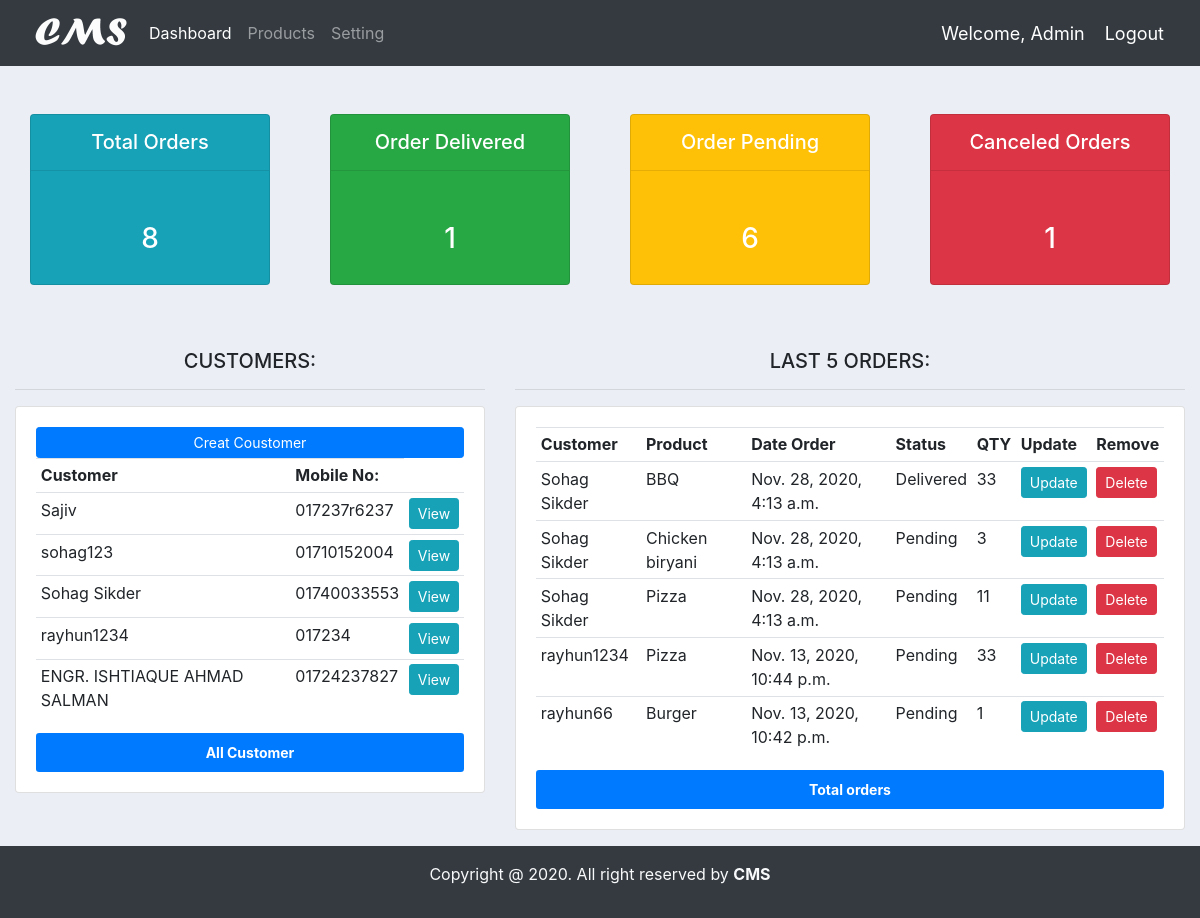
The app's page / (signed in) with its own data.
### accounts/models.py (models this page shows, shortened)
class Customer(models.Model):
    user = models.OneToOneField(User, null=True, blank=True, on_delete=models.CASCADE)
    name = models.CharField(max_length=200, null=True)
    phone = models.CharField(max_length=200, null=True)
    email = models.CharField(max_length=200, null=True)
    profile_pic = models.ImageField(default="demo.jpg", null=True, blank=True)
    date_created = models.DateTimeField(auto_now_add=True, null=True)
    def __str__(self):
        return str(self.name)

class Order(models.Model):
    STATUS = (
        ('Pending','Pending'),
        ('Canceled Order','Canceled Order'),
        ('Delivered','Delivered')
        )
    customer = models.ForeignKey(Customer, null=True, on_delete=models.SET_NULL)
    Product = models.ForeignKey(Product, null=True, on_delete=models.SET_NULL)
    date_created = models.DateTimeField(auto_now_add=True, null=True)
    statur = models.CharField(max_length=200, null=True, choices=STATUS)
    note = models.CharField(max_length=200, null=True)
    order_content = models.DecimalField(max_digits= 10000, null=True, decimal_places=0)

class Product(models.Model):
    CATAGORY = (
        ('Indoor','Indoor'),
        ('Out Door','Out Door'),
    )
    name = models.CharField(max_length=200, null=True)
    price = models.FloatField(null=True)
    catagory = models.CharField(max_length=200, null=True, choices=CATAGORY)
    descriprion = models.CharField(max_length=500 ,null=True, blank=True)
    data_created = models.DateTimeField(auto_now_add=True)
    tags = models.ManyToManyField(Tag)
    def __str__(self):
        return str(self.name)

### accounts/decorators.py (the view)
    def wrapper_func(request, *args, **kwargs):
        group = None
        if request.user.groups.exists():
            group = request.user.groups.all()[0].name
        if group == 'customer':
            return redirect('user_profile')
        elif group == 'admin':
            return view_func(request, *args, **kwargs)
        else:
            context = {}
            return render(request, 'accounts/customer_not_auth.html', context)

### accounts/views.py (called while the page is built)
@login_required(login_url='login')
@admin_only
def home(request):
    orders = Order.objects.all()
    last_five = orders.order_by('-date_created')[0:5]
    customers = Customer.objects.all()
    last_five_customer = customers.order_by('-date_created')[:5]
    total_orders = orders.count()
    order_delivered = orders.filter(statur='Delivered').count()
    order_pending = orders.filter(statur='Pending').count()
    order_cancels = orders.filter(statur='Canceled Order').count()
    context = {
        'last_five':last_five,
        'last_five_customer':last_five_customer,
        'total_orders':total_orders,
        'order_delivered':order_delivered,
        'order_pending':order_pending,
        'order_cancels':order_cancels
    }
    return render(request, 'accounts/dashbord.html',context)

### accounts/templates/accounts/dashbord.html
{% extends 'accounts/main.html' %}
{% block content %}
<div class="container-fluid">
    {% include 'accounts/status.html' %}
    <div class="row">
        <div class="col-md-5">
            <h5 class="text-center">CUSTOMERS:</h5>
            <hr>
            <div class="card card-body">
                <a class="btn btn-primary btn-sm btn-block" href="{% url 'create_customer' %}">Creat Coustomer</a>
                <table class="table table-sm">
                    <tr>
                        <th>Customer</th>
                        <th>Mobile No:</th>
                    </tr>
                    {% for customer in last_five_customer %}
                    <tr>
                        <td>{{ customer.name }}</td>
                        <td>{{ customer.phone }}</td>
                        <td><a class="btn btn-sm btn-info" href="{% url 'customer' customer.pk %}">View</a></td>
                    </tr>
                    {% endfor %}
                </table>
                <div class="see_all">
                    <a href="{% url 'customer_list_all' %}" class="bg-primary p-2 text-white btn btn-sm w-100">
                        <strong>All Customer</strong>
                    </a>
                </div>
            </div>
        </div>
        <div class="col-md-7">
            <h5 class="text-center">LAST 5 ORDERS:</h5>
            <hr>
            <div class="card card-body">
                <table class="table table-sm">
                    <tr>
                        <th>Customer</th>
                        <th>Product</th>
                        <th>Date Order</th>
                        <th>Status</th>
                        <th>QTY</th>
                        <th>Update</th>
                        <th>Remove</th>
                    </tr>
                    {% for order in last_five %}
                    <tr>
                        <td>{{ order.customer }}</td>
                        <td>{{ order.Product }}</td>
                        <td>{{ order.date_created }}</td>
                        <td>{{ order.statur }}</td>
                        <td>{{ order.order_content }}</td>
                        <td><a class="btn btn-sm btn-info" href="{% url 'update_order' order.pk %}">Update</a></td>
                        <td><a class="btn btn-sm btn-danger" href="{% url 'delete_order' order.pk %}">Delete</a></td>
                    </tr>
                    {% endfor %}
                </table>
                <a href="{% url 'order_list' %}" class="bg-primary p-2 text-white btn btn-sm w-100"><strong>Total
                        orders</strong></a>
            </div>
        </div>
    </div>
</div>
{% endblock %}

### accounts/templates/accounts/main.html (shortened to what this page needs)
{% load static %}
<!DOCTYPE html>
<html lang="en">
<head>
    <link rel="stylesheet" href="https://stackpath.bootstrapcdn.com/bootstrap/4.5.2/css/bootstrap.min.css">
    <link rel="stylesheet" href="{% static '/css/main.css' %}">
</head>
<body>
    {% include 'accounts/navbar.html' %}
    {% block content %}
    {% endblock %}
    <footer class="bg-dark w-100 mt-3">
        <div class="container-fluid">
            <div class="row">
               <div class="col">
                <div class="pt-3 pb-2 mb-2 text-white text-center">
                    <p class="text-light">Copyright @ 2020. All right reserved by <a class="text-light" href="https://github.com/Rayhun"><b>CMS</b></a></p>
                </div>
               </div>
            </div>
        </div>
    </footer>
</body>
</html>

### accounts/templates/accounts/navbar.html (shortened to what this page needs)
{% load static %}
<nav class="navbar navbar-expand-lg navbar-dark bg-dark">
  <a href="{% url 'home' %}"><img id="logo" src="{% static '/images/logo.png' %}" alt="" title="Customer Management System"></a>
    <div class="collapse navbar-collapse" id="navbarSupportedContent">
      <ul class="navbar-nav mr-auto">
        {% if request.user.is_staff %}
        <li class="nav-item active">
          <a class="nav-link" href="{% url 'home' %}">Dashboard</a>
        </li>
        {% endif %}
        <li class="nav-item">
          <a class="nav-link" href="{% url 'products' %}">Products</a>
        </li>
        <li class="nav-item">
          <a class="nav-link" href="{% url 'account' %}">Setting</a>
        </li>
      </ul>
    </div>
    <span class="hello">Welcome, {{ request.user|title }} </span>
    <span><a class="hello" href="{% url 'logout' %}">Logout</a></span>
  </nav>

### accounts/templates/accounts/status.html (shortened to what this page needs)
<div class="row my-5">
    <div class="col">
        <div class="col-md">
            <a href="{% url 'order_list' %}">
                <div class="card text-center text-whith mb-3 bg-info" id="total-orders">
                    <div class="care-header">
                        <h5 class="card-title-status">Total Orders</h5>
                        <hr>
                    </div>
                    <div class="card-body">
                        <h3 class="card-title-status">{{ total_orders }}</h3>
                    </div>
                </div>
            </a>
        </div>
    </div>
    <div class="col">
        <div class="col-md">
            <a href="{% url 'order_delivery_list' %}">
                <div class="card text-center text-whith mb-3 bg-success" id="order-delevered">
                    <div class="care-header">
                        <h5 class="card-title-status">Order Delivered</h5>
                        <hr>
                    </div>
                    <div class="card-body">
                        <h3 class="card-title-status">{{ order_delivered }}</h3>
                    </div>
                </div>
            </a>
        </div>
    </div>
    <div class="col">
        <div class="col-md">
            <a href="{% url 'order_pending_list' %}">
                <div class="card text-center text-whith mb-3 bg-warning" id="order-rending">
                    <div class="care-header">
                        <h5 class="card-title-status">Order Pending </h5>
                        <hr>
                    </div>
                    <div class="card-body">
                        <h3 class="card-title-status">{{ order_pending }}</h3>
                    </div>
                </div>
            </a>
        </div>
    </div>
    <div class="col">
        <div class="col-md">
            <a href="{% url 'order_canceled' %}">
                <div class="card text-center text-whith mb-3 bg-danger" id="order-rending">
                    <div class="care-header">
                        <h5 class="card-title-status">Canceled Orders </h5>
                        <hr>
                    </div>
                    <div class="card-body">
                        <h3 class="card-title-status">{{ order_cancels }}</h3>
                    </div>
                </div>
            </a>
        </div>
    </div>
</div>

### static/css/main.css (style rules this page uses)
#logo { height: 50PX; }
body { background-color: #ebeff5; }
#total-orders { background-color: #4cb4c7; }
#order-delevered { background-color: #7abecc; }
#order-rending { background-color: #7CD1C0; }

### accounts/templates/accounts/navbar.html (style rules this page uses)
.hello { color: #fff; font-size: 18px; margin-right: 20px; }

### accounts/templates/accounts/status.html (style rules this page uses)
.card-title-status { color: #fff; margin-top: 15px; }

### records on screen
Customer: name "Sajiv", phone "017237r6237"
Customer: name "sohag123", phone "01710152004"
Customer: name "Sohag Sikder", phone "01740033553"
Customer: name "rayhun1234", phone "017234"
Customer: name "ENGR. ISHTIAQUE AHMAD SALMAN", phone "01724237827"
Order: customer "Sohag Sikder", Product "BBQ", date_created "Nov. 28, 2020, 4:13 a.m.", statur "Delivered", order_content "33"
Order: customer "Sohag Sikder", Product "Chicken biryani", date_created "Nov. 28, 2020, 4:13 a.m.", statur "Pending", order_content "3"
Order: customer "Sohag Sikder", Product "Pizza", date_created "Nov. 28, 2020, 4:13 a.m.", statur "Pending", order_content "11"
Order: customer "rayhun1234", Product "Pizza", date_created "Nov. 13, 2020, 10:44 p.m.", statur "Pending", order_content "33"
Order: customer "rayhun66", Product "Burger", date_created "Nov. 13, 2020, 10:42 p.m.", statur "Pending", order_content "1"

### other values on screen
{{ request.user|title }} "Admin"
{{ total_orders }} "8"
{{ order_delivered }} "1"
{{ order_pending }} "6"
{{ order_cancels }} "1"
